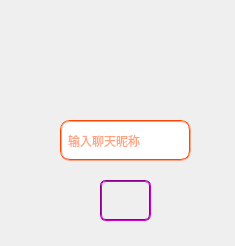
<?xml version="1.0" encoding="UTF-8"?>
<ui version="4.0">
 <class>MainWindow</class>
 <widget class="QMainWindow" name="MainWindow">
  <property name="geometry">
   <rect>
    <x>0</x>
    <y>0</y>
    <width>235</width>
    <height>246</height>
   </rect>
  </property>
  <property name="windowTitle">
   <string>Login</string>
  </property>
  <property name="windowIcon">
   <iconset resource="images.qrc">
    <normaloff>:/image/images/windowIcon.ico</normaloff>:/image/images/windowIcon.ico</iconset>
  </property>
  <property name="styleSheet">
   <string notr="true">QWidget:window{
	border-image: url(:/image/images/bg1.jpg);
}
QLineEdit{
	border:2px groove #FF4500;
	border-radius:10px;
	padding:2px 4px;
	color:#FF4500
}
QPushButton{
	border:2px groove #8B008B;
	border-radius:6px;
	padding:5px 4px
}
QPushButton:hover{
	 background-color:rgb(0,0,0);
}
QPushButton:pressed{
	background-color:rgb(255,255,255);
	padding-left:3px;
	padding-top:3px;
}

QLabel{
	border:5px groove #000000;
	border-radius:5px;
	padding:3px 4px;
	border:none;
	font: 14pt &quot;楷体&quot;;
	color:#FF4500;
}</string>
  </property>
  <widget class="QWidget" name="centralwidget">
   <widget class="QPushButton" name="startButton">
    <property name="geometry">
     <rect>
      <x>100</x>
      <y>180</y>
      <width>51</width>
      <height>41</height>
     </rect>
    </property>
    <property name="styleSheet">
     <string notr="true">border-image: url(:/image/images/start.ico);</string>
    </property>
    <property name="text">
     <string/>
    </property>
   </widget>
   <widget class="QLineEdit" name="name_LineEdit">
    <property name="geometry">
     <rect>
      <x>60</x>
      <y>120</y>
      <width>131</width>
      <height>41</height>
     </rect>
    </property>
    <property name="styleSheet">
     <string notr="true">font: 12pt &quot;华文楷体&quot;;</string>
    </property>
    <property name="placeholderText">
     <string>输入聊天昵称</string>
    </property>
   </widget>
   <widget class="QLabel" name="label">
    <property name="geometry">
     <rect>
      <x>10</x>
      <y>10</y>
      <width>221</width>
      <height>91</height>
     </rect>
    </property>
    <property name="styleSheet">
     <string notr="true">border-image: url(:/image/images/client.png);
background-color:rgb(0,0,0,0)</string>
    </property>
    <property name="text">
     <string/>
    </property>
   </widget>
  </widget>
  <action name="actionsettings">
   <property name="text">
    <string>settings</string>
   </property>
   <property name="font">
    <font>
     <family>Consolas</family>
     <pointsize>10</pointsize>
     <weight>75</weight>
     <bold>true</bold>
    </font>
   </property>
   <property name="priority">
    <enum>QAction::HighPriority</enum>
   </property>
  </action>
 </widget>
 <resources>
  <include location="images.qrc"/>
 </resources>
 <connections/>
</ui>
